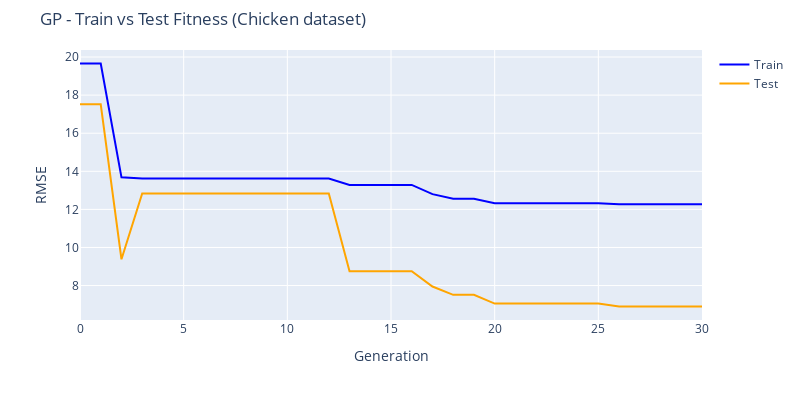

The code cell stored with this chart in its notebook:
### Code cell
fig = go.Figure()
fig.add_trace(go.Scatter(y=pd.read_csv(LOG_PATH, header=None).iloc[:,5].values, 
                         mode='lines', name='Train', line=dict(color=train_color)))
fig.add_trace(go.Scatter(y=pd.read_csv(LOG_PATH, header=None).iloc[:,8].values, 
                         mode='lines', name='Test', line=dict(color=test_color)))
fig.update_layout(
    height=400, width=800, 
    margin=dict(t=50),
    yaxis_range=[0,None],
    title_text='GP - Train vs Test Fitness ('+DATASET_NAME+' dataset)',
    xaxis_title='Generation', yaxis_title='RMSE'
)
fig.update_yaxes(range=[0, None])
fig.show()

### Figure 1 — Plotly figure (JSON) as saved in the notebook; plotly's stock layout.template omitted (floating-point values rounded to 4 significant figures)
{"data": [{"line": {"color": "blue"}, "mode": "lines", "name": "Train", "type": "scatter", "y": [19.66, 19.66, 13.68, 13.62, 13.62, 13.62, 13.62, 13.62, 13.62, 13.62, 13.62, 13.62, 13.62, 13.28, 13.28, 13.28, 13.28, 12.8, 12.56, 12.56, 12.33, 12.33, 12.33, 12.33, 12.33, 12.33, 12.26, 12.26, 12.26, 12.26, 12.26]}, {"line": {"color": "orange"}, "mode": "lines", "name": "Test", "type": "scatter", "y": [17.52, 17.52, 9.378, 12.83, 12.83, 12.83, 12.83, 12.83, 12.83, 12.83, 12.83, 12.83, 12.83, 8.755, 8.755, 8.755, 8.755, 7.948, 7.512, 7.512, 7.055, 7.055, 7.055, 7.055, 7.055, 7.055, 6.9, 6.9, 6.9, 6.9, 6.9]}], "layout": {"height": 400, "margin": {"t": 50}, "title": {"text": "GP - Train vs Test Fitness (Chicken dataset)"}, "width": 800, "xaxis": {"title": {"text": "Generation"}}, "yaxis": {"range": [0, null], "title": {"text": "RMSE"}}}}
